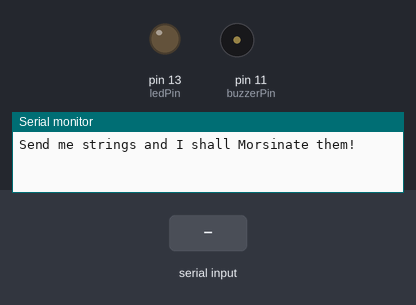
This sketch was run on a simulated Arduino Uno, built with avr-gcc and run on an emulated ATmega328P. Parts: output pins drawn as LEDs (lit = HIGH), buzzer (waves = sounding), the last lines printed to the serial monitor. The test bench sets the inputs (shaded band).

Above: at 1.2 s.
1.3 s: ".\n" received over Serial
At 1.47 s:
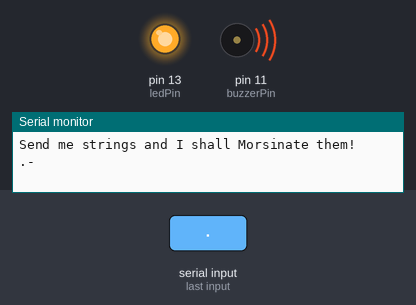
At 2.0 s:
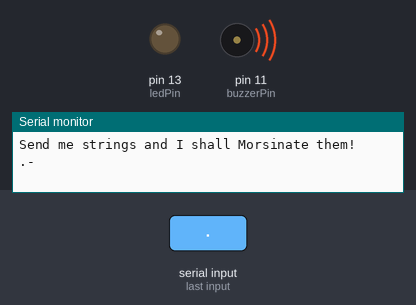
3.0 s: byte 32 (32) received over Serial
Timing chart, 0 to 6.0 s (numbered marks = the images above; inputs shaded):
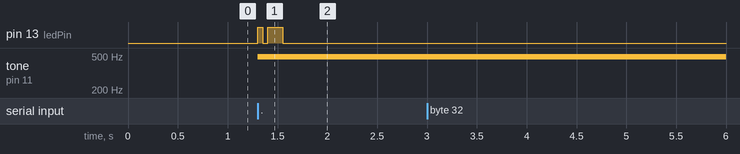

The sketch:

morseEncoder.ino
```cpp
// Morse encoder

char encoding[][7] = {
  // A
  ".-    ",
  //B
  "-...  ",
  //C
  "-.-.  ",
  //D
  "-..   ",
  //E
  ".     ",
  //F
  "..-.  ",
  //G
  "--.   ",
  //H
  "....  ",
  //I
  "..    ",
  //J
  ".---  ",
  //K
  "-.-   ",
  //L
  ".-..  ",
  //M
  "--    ",
  //N
  "-.    ",
  //O
  "---   ",
  //P
  ".--.  ",
  //Q
  "--.-  ",
  //R
  ".-.   ",
  //S
  "...   ",
  //T
  "-     ",
  //U
  "..-   ",
  //V
  "...-  ",
  //W
  ".--   ",
  //X
  "-..-  ",
  //Y
  "-.--  ",
  //Z
  "--..  ",
};

int ledPin = 13;
int buzzerPin = 11;
int timeUnit = 50;
int dotLength = timeUnit;
int dashLength = 3*timeUnit;
int interElementGapLength = timeUnit;
int letterGapLength = 2*timeUnit;
int spaceLength = 4*timeUnit;
int ucOffset = 65;  // Upper case ASCII character offset
int lcOffset = 97;  // Lower case ASCII character offset

char input;
byte correctedInput;


void setup(){
  pinMode(ledPin, OUTPUT);
  Serial.begin(9600);
  Serial.println("Send me strings and I shall Morsinate them!");
}

void loop(){
  byte inputByte;
//  char morseString[7];
  if(Serial.available() > 0){
    input = Serial.read();
//    Serial.print("input char: ");
//    Serial.println(input);
    if(input == 32){  // space
      space();
      return;
    } else if(input == 10){  // newline
      Serial.println();
      return;
    }
    inputByte = charToNormalisedByte(input);
//    Serial.print("encoded output: ");
//    Serial.print(encoding[inputByte]);
    // TODO: refactor this into a function
    for(int i=0; i<7; i++){
      switch(encoding[inputByte][i]){
        case '.':
          dot();
          delay(interElementGapLength);
          break;
        case '-':
          dash();
          delay(interElementGapLength);
          break;
        default:
          continue;
      }
    }
    delay(letterGapLength);
    Serial.print(' ');
    if (Serial.available() == 0){
       Serial.println();
    }
  }
}

byte charToNormalisedByte(char sourceChar){
  byte inputByte;
  inputByte = int(sourceChar);
  if(inputByte >= lcOffset){
    correctedInput = inputByte - lcOffset;
  } else if( inputByte >= ucOffset){
    correctedInput = inputByte - ucOffset;
  }

//    Serial.print("corrected input byte: ");
//    Serial.println(correctedInput);
  return correctedInput;
}

void dot(){
  blinkOnce(dotLength);
  Serial.print('.');
}

void dash(){
  blinkOnce(dashLength);
  Serial.print('-');
}

void space(){
  delay(spaceLength);
  Serial.print("   ");
}

void blinkOnce(int delayLength){
    digitalWrite(ledPin, HIGH);
    analogWrite(buzzerPin, 127);
    delay(delayLength);
    digitalWrite(ledPin, LOW);
    analogWrite(buzzerPin, 0);
}
```

Measured:
- after the input at 1.3 s, pin 13 (ledPin): LOW → HIGH at once, → LOW 0.05 s later, → HIGH 0.05 s later, → LOW 0.15 s later; tone on pin 11 (buzzerPin): silent → 490 Hz at once
